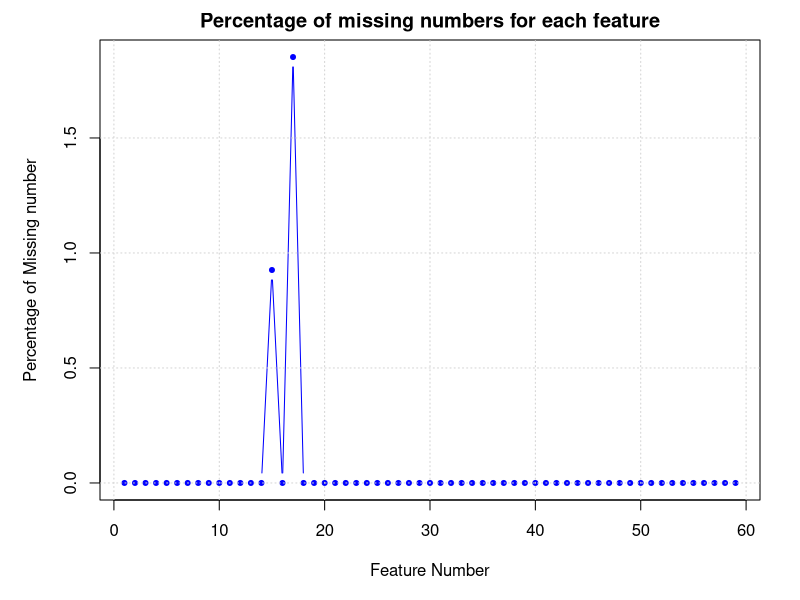

Reproduce this figure in R.
## ---- chunk 1
# Install and load necessary libraries (if not installed)
# install.packages("VIM")
library(VIM)
options(repos = c(CRAN = "https://cloud.r-project.org"))
install.packages("openxlsx")
library(openxlsx)  

# Read Excel file
data <- read.xlsx('./data/EDAV.xlsx')

# Replace "--" with NA in numeric columns
numeric_columns <- sapply(data, is.numeric)
data[, numeric_columns == "--" ]<- NA

# Calculate the percentage of missing values in each variable
missing_proportion <- colMeans(is.na(data) * 100)

# Set graphical parameters for larger plot
par(mfrow = c(1, 1), mar = c(5, 5, 2, 2)) 

# Plot line graph with fewer x-axis ticks
plot(missing_proportion, type = "b", pch = 20,
     main = "Percentage of missing numbers for each feature",
     xlab = "Feature Number",
     ylab = "Percentage of Missing number",
     col = "blue")
# Add grid lines
grid()
